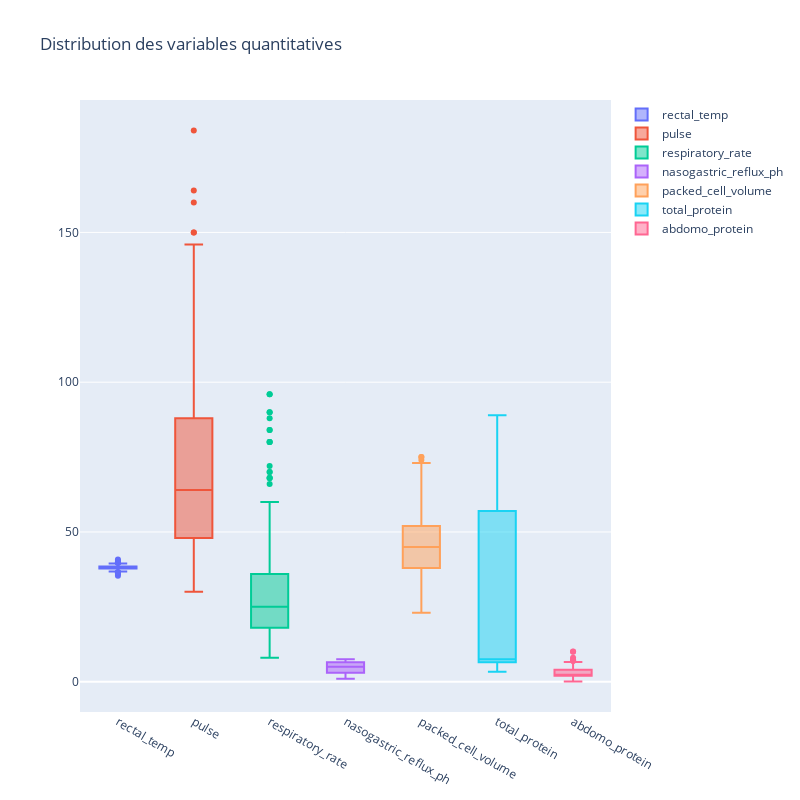

The cell this chart's notebook holds for it:
### Code cell
# plotly boxplot

fig = go.Figure()

for col in horses.columns:
    if horses[col].dtype in ['int64', 'float64'] and col not in ['hospital_number', 'lesion_1', 'lesion_2', 'lesion_3']:
        fig.add_trace(go.Box(y=horses[col], name=col))

fig.update_layout(
    title_text="Distribution des variables quantitatives",
    height=800,
    width=800
)

fig.show()

### Figure 1 — Plotly figure (JSON) as saved in the notebook; plotly's stock layout.template omitted (floating-point values rounded to 4 significant figures; data arrays with more than 128 entries replaced by an {"elided": "..."} marker saying what was removed)
{"data": [{"name": "rectal_temp", "type": "box", "y": {"elided": "299 float values"}}, {"name": "pulse", "type": "box", "y": {"elided": "299 int values"}}, {"name": "respiratory_rate", "type": "box", "y": {"elided": "299 int values"}}, {"name": "nasogastric_reflux_ph", "type": "box", "y": {"elided": "299 float values"}}, {"name": "packed_cell_volume", "type": "box", "y": {"elided": "299 float values"}}, {"name": "total_protein", "type": "box", "y": {"elided": "299 float values"}}, {"name": "abdomo_protein", "type": "box", "y": {"elided": "299 float values"}}], "layout": {"height": 800, "title": {"text": "Distribution des variables quantitatives"}, "width": 800}}
